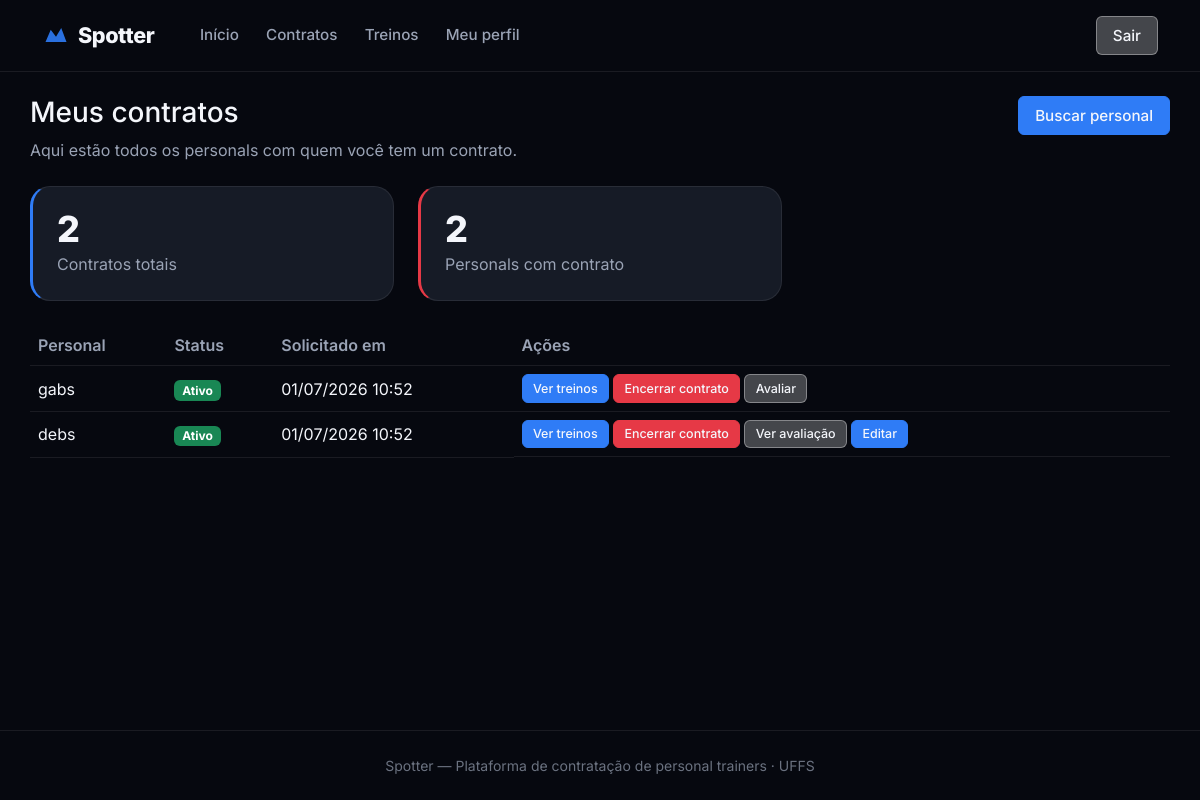
/aluno/contratos/ (signed in), run on the app's committed database.
### core/models/contrato.py (models this page shows, shortened)
class Contrato(models.Model):
    STATUS_PENDENTE = "pendente"
    STATUS_ATIVO = "ativo"
    STATUS_ENCERRADO = "encerrado"
    STATUS_RECUSADO = "recusado"
    STATUS_CHOICES = [
        (STATUS_PENDENTE, "Pendente"),
        (STATUS_ATIVO, "Ativo"),
        (STATUS_ENCERRADO, "Encerrado"),
        (STATUS_RECUSADO, "Recusado"),
    ]
    personal = models.ForeignKey(
        PerfilPersonal,
        on_delete=models.PROTECT,
        related_name="contratos",
    )
    aluno = models.ForeignKey(
        PerfilAluno,
        on_delete=models.PROTECT,
        related_name="contratos",
    )
    codigo = models.PositiveIntegerField(editable=False, default=0)
    status = models.CharField(
        max_length=12,
        choices=STATUS_CHOICES,
        default=STATUS_PENDENTE,
    )
    criado_em = models.DateTimeField(auto_now_add=True)
    aceito_em = models.DateTimeField(null=True, blank=True)
    encerrado_em = models.DateTimeField(null=True, blank=True)
    objects = ContratoManager()
    class Meta:
        verbose_name = "Contrato"
        verbose_name_plural = "Contratos"
        unique_together = ("personal", "aluno", "codigo")
        app_label = "core"

### core/models/perfil_personal.py (models this page shows, shortened)
class PerfilPersonal(models.Model):
    usuario = models.OneToOneField(
        Usuario,
        on_delete=models.CASCADE,
        related_name="perfil_personal",
        limit_choices_to={"tipo": Usuario.PERSONAL},
    )
    cref = models.CharField(max_length=20, unique=True)
    especialidades = models.TextField(
        blank=True,
        help_text="Ex: musculação, funcional, pilates",
    )
    bio = models.TextField(blank=True)
    latitude = models.FloatField(null=True, blank=True)
    longitude = models.FloatField(null=True, blank=True)
    avaliacao_media = models.FloatField(
        default=0.0,
        validators=[MinValueValidator(0.0), MaxValueValidator(5.0)],
    )
    objects = PerfilPersonalManager()
    class Meta:
        verbose_name = "Perfil Personal"
        verbose_name_plural = "Perfis Personal"

### core/models/usuario.py (models this page shows, shortened)
class Usuario(AbstractBaseUser, PermissionsMixin):
    ALUNO = "aluno"
    PERSONAL = "personal"
    ADMIN = "admin"
    TIPO_CHOICES = [
        (ALUNO, "Aluno"),
        (PERSONAL, "Personal Trainer"),
        (ADMIN, "Administrador"),
    ]
    nome = models.CharField(max_length=150)
    email = models.EmailField(unique=True)
    tipo = models.CharField(max_length=10, choices=TIPO_CHOICES, default=ALUNO)
    cidade = models.CharField(max_length=100, blank=True)
    estado = models.CharField(max_length=2, blank=True)
    cep = models.CharField(max_length=9, blank=True)
    is_active = models.BooleanField(default=True)
    is_staff = models.BooleanField(default=False)
    criado_em = models.DateTimeField(auto_now_add=True)
    groups = models.ManyToManyField(
        "auth.Group",
        blank=True,
        related_name="usuario_set",
    )
    user_permissions = models.ManyToManyField(
        "auth.Permission",
        blank=True,
        related_name="usuario_set",
    )
    objects = UsuarioManager()
    USERNAME_FIELD = "email"
    REQUIRED_FIELDS = ["nome"]
    class Meta:
        verbose_name = "Usuário"
        verbose_name_plural = "Usuários"
    @property
    def eh_personal(self):
        return self.tipo == self.PERSONAL
    @property
    def eh_aluno(self):
        return self.tipo == self.ALUNO

### core/views/aluno/contratos.py (the view)
# urls.py: path("aluno/contratos/", views.AlunoContratoListView.as_view(), name="aluno_contratos"),
class AlunoContratoListView(AlunoRequiredMixin, ListView):
    template_name = "core/aluno/contratos.html"
    context_object_name = "contratos"
    def get_queryset(self):
        return Contrato.objects.para_aluno(self.request.user)

### core/mixins.py (called while the page is built)
    def test_func(self):
        if self.tipo_requerido is None:
            return True
        return getattr(self.request.user, "tipo", None) == self.tipo_requerido

### core/models/contrato.py (called while the page is built)
    def para_aluno(self, aluno):
        from .usuario import Usuario
        if isinstance(aluno, Usuario):
            return self.filter(aluno__usuario=aluno).select_related("personal__usuario").order_by("-criado_em")
        return self.filter(aluno=aluno).select_related("personal__usuario").order_by("-criado_em")

    def get_queryset(self):
        return ContratoQuerySet(self.model, using=self._db)

    def para_aluno(self, aluno):
        return self.get_queryset().para_aluno(aluno)

### core/templates/core/aluno/contratos.html (shortened to what this page needs)
{% extends "core/base.html" %}
{% block content %}
<div class="container py-4">
    <div class="d-flex flex-column flex-md-row justify-content-between align-items-start gap-3 mb-4">
        <div>
            <h1 class="h3 mb-2">Meus contratos</h1>
            <p class="text-muted mb-0">Aqui estão todos os personals com quem você tem um contrato.</p>
        </div>
        <div class="text-end">
            <a href="{% url 'core:aluno_buscar_personal' %}" class="btn-outline-color btn-outline-blue">Buscar personal</a>
        </div>
    </div>
    <div class="row g-4 mb-4">
        <div class="col-md-4">
            <div class="stat-card">
                <div class="stat-value">{{ contratos.count }}</div>
                <div class="stat-label">Contratos totais</div>
            </div>
        </div>
        <div class="col-md-4">
            <div class="stat-card stat-card-warn">
                <div class="stat-value">{{ contratos|length|add:0 }}</div>
                <div class="stat-label">Personals com contrato</div>
            </div>
        </div>
    </div>
    <div class="table-responsive">
        <table class="table align-middle">
            <thead>
                <tr>
                    <th>Personal</th>
                    <th>Status</th>
                    <th>Solicitado em</th>
                    <th>Ações</th>
                </tr>
            </thead>
            <tbody>
                {% for c in contratos %}
                <tr>
                    <td>{{ c.personal.usuario.nome }}</td>
                    <td>{% include "core/partials/status_badge.html" with status=c.status %}</td>
                    <td>{{ c.criado_em|date:"d/m/Y H:i" }}</td>
                    <td class="d-flex flex-wrap gap-1">
                        {% if c.status == "ativo" %}
                        <a href="{% url 'core:aluno_planos' %}" class="btn-outline-color btn-outline-blue btn-outline-sm">Ver treinos</a>
                        {% endif %}
                        {% if c.status == "pendente" or c.status == "ativo" %}
                        <button class="btn-outline-color btn-outline-red btn-outline-sm"
                                data-bs-toggle="modal"
                                data-bs-target="#modalCancelarContrato{{ c.pk }}">
                            {% if c.status == "pendente" %}Cancelar solicitação{% else %}Encerrar contrato{% endif %}
                        </button>
                        {% endif %}
                        {% if c.status != "pendente" and not c.avaliacao %}
                        <a href="{% url 'core:aluno_avaliar' c.pk %}" class="btn-outline-color btn-outline-white btn-outline-sm">Avaliar</a>
                        {% elif c.avaliacao %}
                        <a href="{% url 'core:aluno_avaliacao_detail' c.pk %}" class="btn-outline-color btn-outline-white btn-outline-sm">Ver avaliação</a>
                        <a href="{% url 'core:aluno_avaliacao_edit' c.pk %}" class="btn-outline-color btn-outline-blue btn-outline-sm">Editar</a>
                        {% endif %}
                    </td>
                </tr>
                {% empty %}
                <tr><td colspan="4" class="text-muted">Você ainda não possui contratos.</td></tr>
                {% endfor %}
            </tbody>
        </table>
    </div>
</div>
{% endblock %}

### core/templates/core/partials/status_badge.html
{% if status == "pendente" %}
<span class="badge bg-warning text-dark">Pendente</span>
{% elif status == "ativo" %}
<span class="badge bg-success">Ativo</span>
{% elif status == "encerrado" %}
<span class="badge bg-secondary">Encerrado</span>
{% elif status == "recusado" %}
<span class="badge bg-danger">Recusado</span>
{% else %}
<span class="badge bg-light text-dark">{{ status }}</span>
{% endif %}

### core/static/core/css/main.css (style rules this page uses)
:root { --bg-body: #06080f; --bg-surface: #0f1219; --bg-elevated: #161b26; --bg-glass: rgba(15, 18, 25, 0.82); --border-subtle: rgba(255, 255, 255, 0.08); --text-primary: #f4f6fb; --text-secondary: #9aa3b5; --text-muted: #6b7280; --accent-blue: #2f7cf6; --accent-blue-hover: #1a6ae8; --accent-blue-light: #5b9cff; --accent-red: #e63946; --bg-white-25: rgba(255, 255, 255, 0.25); --bg-white-35: rgba(255, 255, 255, 0.35); --border-white-35: rgba(255, 255, 255, 0.35); --radius-lg: 1.25rem; --radius-xl: 1.75rem; --nav-height: 72px; --shadow-dock: 0 24px 60px rgba(0, 0, 0, 0.55); }
*, *::before, *::after { box-sizing: border-box; }
body.theme-dark { font-family: 'Inter', system-ui, -apple-system, sans-serif; background: var(--bg-body); color: var(--text-primary); min-height: 100vh; }
a { color: var(--accent-blue); text-decoration: none; }
.card-dark, .stat-card, .feature-card, .personal-card, .list-group-item { background: var(--bg-elevated); border: 1px solid var(--border-subtle); border-radius: var(--radius-lg); color: var(--text-primary); }
.stat-card { padding: 1.5rem; border-left: 3px solid var(--accent-blue); }
.stat-card-warn { border-left-color: var(--accent-red); }
.stat-value { font-size: 2.25rem; font-weight: 800; color: var(--text-primary); line-height: 1; }
.stat-label { color: var(--text-secondary); margin-top: 0.35rem; }
.theme-dark table, .theme-dark table th, .theme-dark table td, .theme-dark table thead th, .theme-dark table tbody td, .theme-dark table tbody tr, .theme-dark table thead, .theme-dark .table { color: var(--text-primary) !important; background-color: transparent !important; border-color: var(--border-subtle) !important; }
.theme-dark table { background-color: var(--bg-surface) !important; }
.theme-dark table th, .theme-dark table td { color: var(--text-primary) !important; }
.theme-dark table thead th { color: var(--text-secondary) !important; font-weight: 600; border-bottom-color: var(--border-subtle) !important; }
.theme-dark table tbody tr { border-color: var(--border-subtle) !important; }
.theme-dark .table { --bs-table-bg: transparent; --bs-table-border-color: var(--border-subtle); }
.theme-dark main > .container { padding: 2.5rem 0 4rem; }
.theme-dark .text-muted { color: var(--text-secondary) !important; }

### core/static/core/css/buttons.css (style rules this page uses)
.btn-outline-color { display: inline-block; text-align: center; text-decoration: none; background: transparent; border-radius: 6px; border-width: 1px; border-style: solid; cursor: pointer; transition: background 0.18s, color 0.18s; line-height: 1.4; font-size: 0.95rem; padding: 0.5rem 1rem; font-weight: 500; }
.btn-outline-sm { font-size: .78rem !important; padding: .28rem .65rem !important; }
.btn-outline-blue { border-color: var(--accent-blue); color: var(--color-white); background: var(--accent-blue); }
.btn-outline-red { border-color: var(--accent-red); color: var(--color-white); background: var(--accent-red); }
.btn-outline-white { border-color: var(--border-white-35); color: var(--color-white); background: var(--bg-white-25); }

### data on the page
Contrato: personal.usuario.nome "gabs", status "Ativo", criado_em "01/07/2026 10:52"
Contrato: personal.usuario.nome "debs", status "Ativo", criado_em "01/07/2026 10:52"

### other printed values
{{ contratos.count }} "2"
{{ contratos|length|add:0 }} "2"
